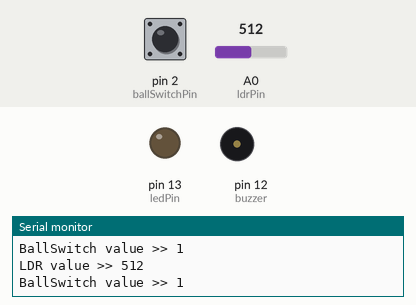
This sketch was run on a simulated Arduino Uno, built with avr-gcc and run on an emulated ATmega328P. Shown: output pins drawn as LEDs (lit = HIGH), buzzer (waves = sounding, pin HIGH), the last lines printed to the serial monitor. The inputs (shaded band) are chosen by the test bench; at power-on: pin 2 (ballSwitchPin) HIGH, A0 (ldrPin) = 512.

Above: at 1.2 s.
1.3 s: pin 2 (ballSwitchPin) pulled LOW for 0.15 s
At 1.41 s:
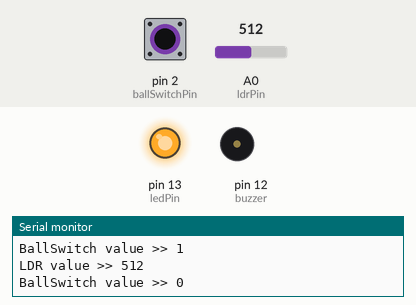
6.0 s: pin 2 (ballSwitchPin) pulled LOW for 3.2 s
At 10.5 s:
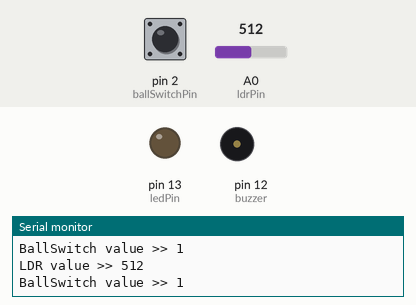
Timing chart, 0 to 12.0 s (numbered marks = the images above; inputs shaded):
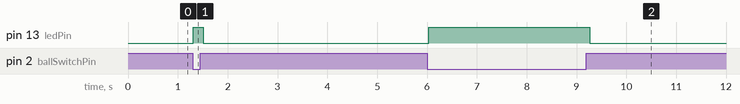

Measured:
- after the input at 1.3 s, pin 13 (ledPin): LOW → HIGH at once, → LOW 0.20 s later
- after the input at 6.0 s, pin 13 (ledPin): LOW → HIGH at once, → LOW 3.2 s later

The sketch:

photoLED.ino
```cpp
//set pin numbers
const int ledPin = 13;
const int ldrPin = A0;
int ldrValue = 0;

const int buzzer = 12;//the pin of the active buzzer

const int ballSwitchPin = 2;


void setup() {
 Serial.begin(9600);
 pinMode(ledPin, OUTPUT);
 pinMode(ldrPin, INPUT);
 pinMode(buzzer,OUTPUT);//initialize the buzzer pin as an output
 pinMode(ballSwitchPin,INPUT);
   digitalWrite(ballSwitchPin, HIGH);


}

void loop() {
 ldrValue = analogRead(ldrPin);
 Serial.print("LDR value >> ");
 Serial.println(ldrValue);

  int digitalVal = digitalRead(ballSwitchPin);
 Serial.print("BallSwitch value >> ");
 Serial.println(digitalVal);
  if(HIGH == digitalVal)
  {
    digitalWrite(ledPin,LOW);//turn the led off
  }
  else
  {
    digitalWrite(ledPin,HIGH);//turn the led on
  }


/*
if(ldrValue <= 300){
  digitalWrite(ledPin, HIGH);
  Serial.println("LDR is DARK, LED is ON");

  digitalWrite(buzzer,HIGH);
  delay(1);//wait for 1ms
  }
  else{
   digitalWrite(ledPin, LOW);
   Serial.println("LDR is Bright, LED is OFF");

    digitalWrite(buzzer,LOW);
    delay(1);//wait for 1ms
  }
  */
    delay(100);//wait for 1ms
 Serial.println();
}
```
